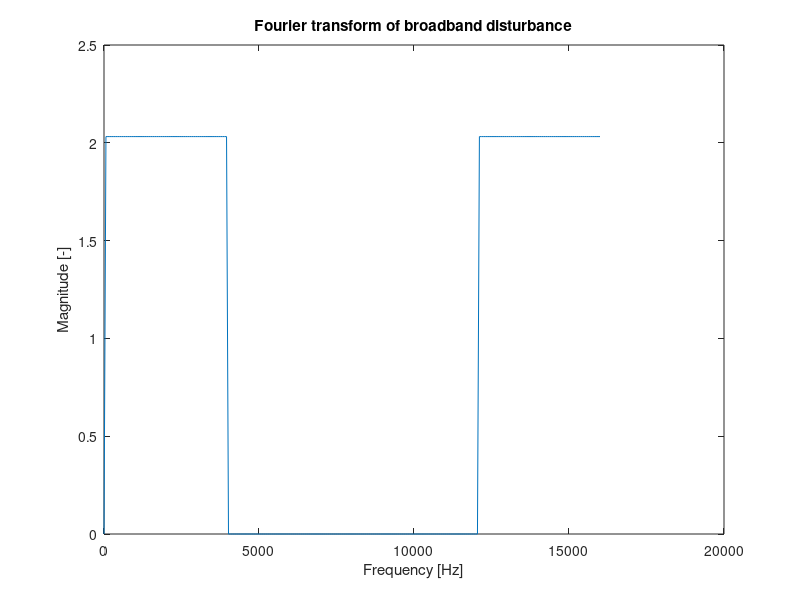

Recreate this plot in MATLAB. (Note: this script raises an error after producing the figure.)
%Generate colored gaussian noise
clc
clear all
close all
format short eng

%Generate wide-band disturbance with flat frequency spectrum in range [eps,
%fs/4] (where eps is the second frequency bin) of length 256
X = zeros(256,1);
X(2:end/4) = 1;
x = real(ifft(X));

fs = 16e3;

f = linspace(0,fs,length(x));

sig = x/max(abs(x));	%Normalize amplitude

plot(f, abs(fft(sig)));
title('Fourier transform of broadband disturbance');
ylabel('Magnitude [-]');
xlabel('Frequency [Hz]');

print('noise_ft.eps','-depsc');


sound(repmat(sig(:), 50, 1), 16000);

res = fir_coeffs2c('dist', sig);
disp(res);